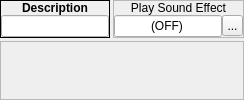
       <widget class="QWidget" name="wEscapeTeleport">
        <layout class="QVBoxLayout" name="verticalLayout_3">
         <property name="spacing">
          <number>3</number>
         </property>
         <property name="margin">
          <number>0</number>
         </property>
         <item>
          <layout class="QHBoxLayout" name="horizontalLayout_6">
           <property name="spacing">
            <number>3</number>
           </property>
           <item>
            <widget class="QFrame" name="frame_81">
             <property name="sizePolicy">
              <sizepolicy hsizetype="Preferred" vsizetype="Fixed">
               <horstretch>0</horstretch>
               <verstretch>0</verstretch>
              </sizepolicy>
             </property>
             <property name="focusPolicy">
              <enum>Qt::ClickFocus</enum>
             </property>
             <property name="frameShape">
              <enum>QFrame::Box</enum>
             </property>
             <property name="frameShadow">
              <enum>QFrame::Plain</enum>
             </property>
             <layout class="QVBoxLayout" name="verticalLayout_173">
              <property name="spacing">
               <number>0</number>
              </property>
              <property name="margin">
               <number>0</number>
              </property>
              <item>
               <widget class="QLabel" name="label_146">
                <property name="sizePolicy">
                 <sizepolicy hsizetype="Preferred" vsizetype="Fixed">
                  <horstretch>0</horstretch>
                  <verstretch>0</verstretch>
                 </sizepolicy>
                </property>
                <property name="font">
                 <font>
                  <weight>75</weight>
                  <bold>true</bold>
                 </font>
                </property>
                <property name="focusPolicy">
                 <enum>Qt::ClickFocus</enum>
                </property>
                <property name="text">
                 <string>Description</string>
                </property>
                <property name="alignment">
                 <set>Qt::AlignCenter</set>
                </property>
               </widget>
              </item>
              <item>
               <widget class="QWidget" name="widget_93" native="true">
                <property name="focusPolicy">
                 <enum>Qt::ClickFocus</enum>
                </property>
                <layout class="QVBoxLayout" name="verticalLayout_174">
                 <property name="spacing">
                  <number>0</number>
                 </property>
                 <property name="margin">
                  <number>0</number>
                 </property>
                 <item>
                  <widget class="QLineEdit" name="escapeTeleport_leDescription">
                   <property name="focusPolicy">
                    <enum>Qt::ClickFocus</enum>
                   </property>
                   <property name="maxLength">
                    <number>64</number>
                   </property>
                  </widget>
                 </item>
                </layout>
               </widget>
              </item>
             </layout>
            </widget>
           </item>
           <item>
            <widget class="QFrame" name="frame_18">
             <property name="sizePolicy">
              <sizepolicy hsizetype="Preferred" vsizetype="Fixed">
               <horstretch>0</horstretch>
               <verstretch>0</verstretch>
              </sizepolicy>
             </property>
             <property name="frameShape">
              <enum>QFrame::StyledPanel</enum>
             </property>
             <property name="frameShadow">
              <enum>QFrame::Raised</enum>
             </property>
             <layout class="QVBoxLayout" name="verticalLayout_26">
              <property name="spacing">
               <number>0</number>
              </property>
              <property name="margin">
               <number>0</number>
              </property>
              <item>
               <widget class="QLabel" name="label_17">
                <property name="sizePolicy">
                 <sizepolicy hsizetype="Preferred" vsizetype="Fixed">
                  <horstretch>0</horstretch>
                  <verstretch>0</verstretch>
                 </sizepolicy>
                </property>
                <property name="text">
                 <string>Play Sound Effect</string>
                </property>
                <property name="alignment">
                 <set>Qt::AlignCenter</set>
                </property>
               </widget>
              </item>
              <item>
               <widget class="QWidget" name="widget_17" native="true">
                <layout class="QHBoxLayout" name="horizontalLayout_10">
                 <property name="spacing">
                  <number>0</number>
                 </property>
                 <property name="margin">
                  <number>0</number>
                 </property>
                 <item>
                  <widget class="QLineEdit" name="escapeTeleport_leSoundEffect">
                   <property name="sizePolicy">
                    <sizepolicy hsizetype="Preferred" vsizetype="Fixed">
                     <horstretch>0</horstretch>
                     <verstretch>0</verstretch>
                    </sizepolicy>
                   </property>
                   <property name="text">
                    <string>(OFF)</string>
                   </property>
                   <property name="alignment">
                    <set>Qt::AlignCenter</set>
                   </property>
                   <property name="readOnly">
                    <bool>true</bool>
                   </property>
                  </widget>
                 </item>
                 <item>
                  <widget class="QToolButton" name="escapeTeleport_bBrowseSoundEffect">
                   <property name="sizePolicy">
                    <sizepolicy hsizetype="Fixed" vsizetype="Expanding">
                     <horstretch>0</horstretch>
                     <verstretch>0</verstretch>
                    </sizepolicy>
                   </property>
                   <property name="minimumSize">
                    <size>
                     <width>21</width>
                     <height>21</height>
                    </size>
                   </property>
                   <property name="maximumSize">
                    <size>
                     <width>21</width>
                     <height>21</height>
                    </size>
                   </property>
                   <property name="text">
                    <string>...</string>
                   </property>
                   <property name="icon">
                    <iconset resource="gui_icons.qrc">
                     <normaloff>:/icons/fileopen.png</normaloff>:/icons/fileopen.png</iconset>
                   </property>
                   <property name="iconSize">
                    <size>
                     <width>16</width>
                     <height>16</height>
                    </size>
                   </property>
                  </widget>
                 </item>
                </layout>
               </widget>
              </item>
             </layout>
            </widget>
           </item>
          </layout>
         </item>
         <item>
          <widget class="QFrame" name="frame_3">
           <property name="sizePolicy">
            <sizepolicy hsizetype="Expanding" vsizetype="Expanding">
             <horstretch>0</horstretch>
             <verstretch>0</verstretch>
            </sizepolicy>
           </property>
           <property name="frameShape">
            <enum>QFrame::StyledPanel</enum>
           </property>
           <property name="frameShadow">
            <enum>QFrame::Raised</enum>
           </property>
          </widget>
         </item>
        </layout>
       </widget>
